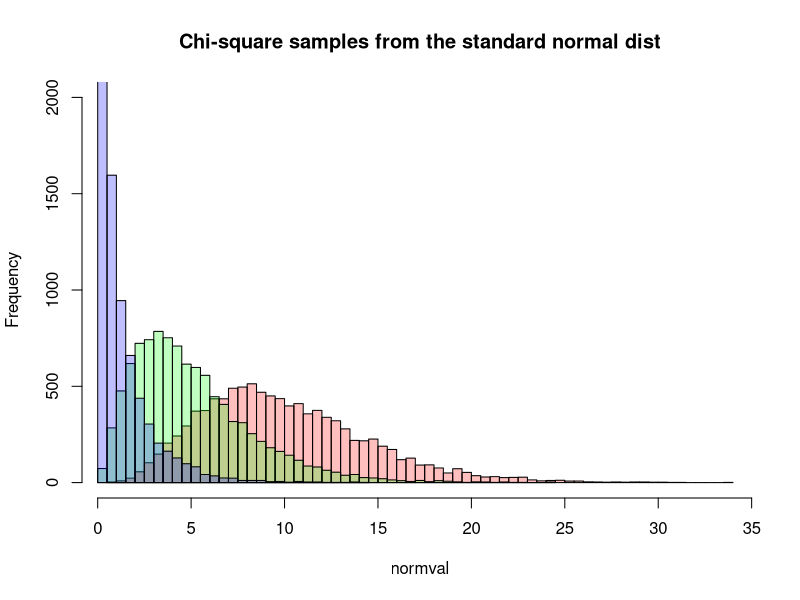
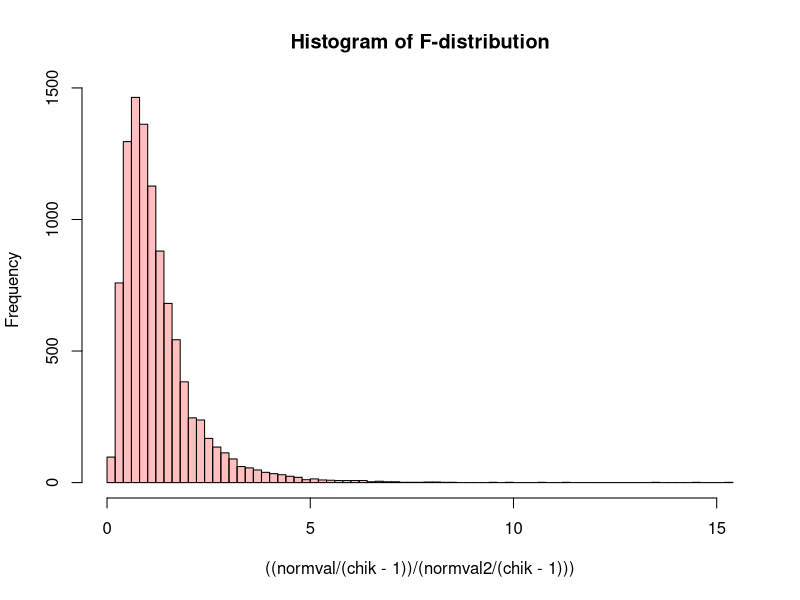
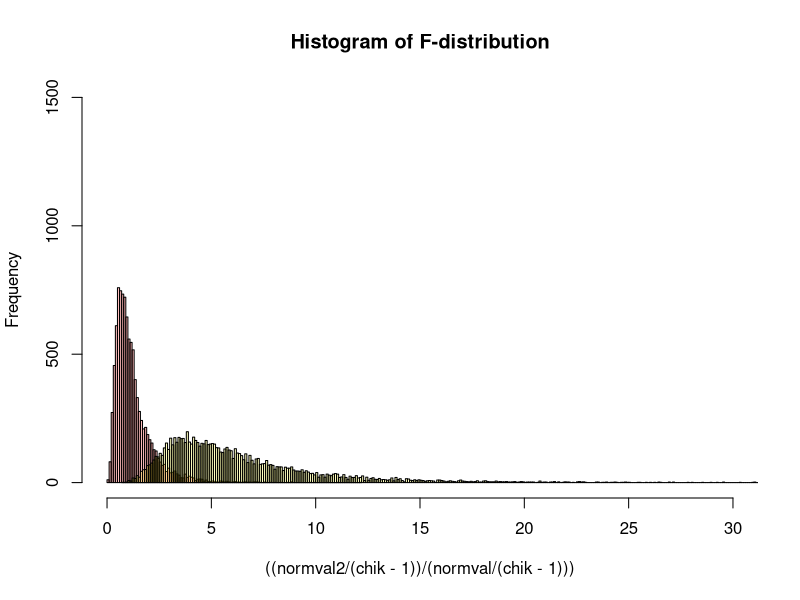

Write the R code that produced these figures, in order.
## ---- chunk 1
knitr::opts_chunk$set(echo = TRUE)
## ---- chunk 2
library(cowplot)
ggdraw() + 
  draw_image("Images/WS _Fig_15.1-1.png", width = 0.30) + 
  draw_image("Images/WS _Fig_15.1-2.png", width = 0.60, x = 0.4)
## ---- chunk 3
#################

# Sample size k = 10 ==> Chi-squared degrees of freedom = 10
chik=10
normval=numeric()
for (i in 1:10000) {  # repeat this 10000 times
  
  # Randomly sample k items from the standard normal distribution
  # then take the sum of squared values of the random samples
  normval[i]=sum(rnorm(chik)**2)
}

# make a histogram of the results
hist(normval, breaks=100, # make 100 bins on the x-axis
     col=rgb(1,0,0,.25),  # make it red, with 25% transparency
                          # this allows us to show multiple histograms on the same plot
     ylim=c(0,2000),      # set the limits of the y-axis
     main = "Chi-square samples from the standard normal dist"
    )
# Sample size k = 5 ==> Chi-squared degrees of freedom = 5
chik=5
normval=numeric()
for (i in 1:10000) {
  normval[i]=sum(rnorm(chik)**2)
}

# the `add` directive adds the new histogram to the old plot
hist(normval, breaks=75,          # reduce the number of bins since this distribution
                                  # is squished to the left
     col=rgb(0,1,0,.25), add=T)   # green, with 25% transparency

# Sample size k = 1 ==> Chi-squared degrees of freedom = 1
chik=1
normval=numeric()
for (i in 1:10000) {
  normval[i]=sum(rnorm(chik)**2)
}

hist(normval, breaks=50,          # use even fewer bins
     col=rgb(0,0,1,.25), add=T)   # blue, with 25% transparency
## ---- chunk 4

chik=10
normval=numeric()
normval2=numeric()
for (i in 1:10000) {
   normval[i]=sum(rnorm(chik)**2)
   normval2[i]=sum(rnorm(chik)**2) 
  
}

# since the values are sampled from the same distribution, 
# the ratios are centered around 1
hist(((normval/(chik-1))/(normval2/(chik-1))),
     main = "Histogram of F-distribution",
     breaks=100, col=rgb(1,0,0,.25))
## ---- chunk 5
# same as above -- sample two sums of squares from the same dist
chik=10
normval=numeric()
normval2=numeric()
for (i in 1:10000) {
  # take two sets of sample of size 10 from the standard normal distribution
   normval[i]=sum(rnorm(chik)**2)
   normval2[i]=sum(rnorm(chik)**2) 
  
}

# now plot the ratios of them
# note that we didn't bother to store the intermediate result
# since we don't need to do anything with it later.
hist(((normval2/(chik-1))/(normval/(chik-1))),
     main = "Histogram of F-distribution",
     breaks=100, ylim=c(0,1500), 
     xlim=c(0,30),
     col=rgb(1,0,0,.25))

## now compare sums of squares when the means are different
chik=10
normval=numeric()
normval2=numeric()
for (i in 1:10000) {
   normval[i]=sum(rnorm(chik)**2)
   normval2[i]=sum(rnorm(chik, mean=2)**2) 
  

}

hist(((normval2/(chik-1))/(normval/(chik-1))), 
     breaks = 500, col=rgb(1,1,0,.25), add=T)    # need a lot less breaks here
